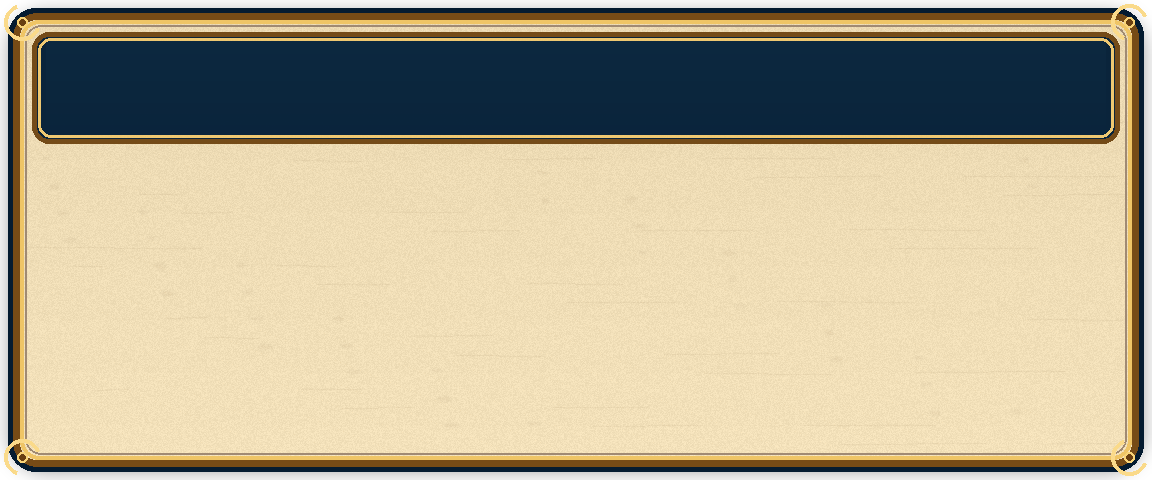
#> input picture tools/source_assets/underwater/fight_a1_floating_card_frame_source.png, 1152 x 480 px
$ python process_fight_a1_floating_card.py
#> lines starting #> are read from the running program, lines starting #| are printed output that depends on the picture
#!/usr/bin/env python3
"""Build the FIGHT-A1 authored floating-card frame deterministically.

The source and product contain no text or dynamic values. The existing Godot
draw pass remains responsible for fish name, rarity, estimate/reaction and the
action sentence.
"""

from __future__ import annotations

import argparse
import os
import random
import tempfile
from pathlib import Path

from PIL import Image, ImageDraw, ImageFilter


ROOT = Path(__file__).resolve().parents[1]
SOURCE = ROOT / "tools/source_assets/underwater/fight_a1_floating_card_frame_source.png"
OUTPUT = ROOT / "assets/showcase/underwater/fight_floating_card_frame.png"
SOURCE_SIZE = (1152, 480)
OUTPUT_SIZE = (288, 120)


def _same_decoded_image(path: Path, candidate: Image.Image) -> bool:
    if not path.is_file():
        return False
    try:
        with Image.open(path) as existing:
            existing.load()
            return (
                existing.mode == candidate.mode
                and existing.size == candidate.size
                and existing.tobytes() == candidate.tobytes()
            )
    except (OSError, ValueError):
        return False


def _save_if_pixels_changed(candidate: Image.Image, output_path: Path) -> bool:
    candidate.load()
    output_path.parent.mkdir(parents=True, exist_ok=True)
    if _same_decoded_image(output_path, candidate):
        print(f"preserved pixel-identical {output_path}")
        return False

    temporary_path: Path | None = None
    try:
        with tempfile.NamedTemporaryFile(
            dir=output_path.parent,
            prefix=f".{output_path.stem}.",
            suffix=output_path.suffix,
            delete=False,
        ) as temporary_file:
            temporary_path = Path(temporary_file.name)
        candidate.save(temporary_path, format="PNG", optimize=False, compress_level=9)
        os.replace(temporary_path, output_path)
        temporary_path = None
    finally:
        if temporary_path is not None:
            temporary_path.unlink(missing_ok=True)
    print(f"updated {output_path}")
    return True


# [80 lines left out: functions _paper_texture, build_authored_source, not called in this run]


def process(source_path: Path = SOURCE, output_path: Path = OUTPUT) -> Image.Image:
    if not source_path.is_file():
        raise FileNotFoundError(f"FIGHT-A1 source is missing: {source_path}")
    with Image.open(source_path) as source_image:
#> source_image is the input picture: PIL image 1152x480 RGBA; mean R, G, B, A 170.4, 160.3, 133.8, 242.9
        source_image.load()
        if source_image.mode != "RGBA" or source_image.size != SOURCE_SIZE:
            raise ValueError(
                f"FIGHT-A1 source must be RGBA {SOURCE_SIZE}, got {source_image.mode} {source_image.size}"
            )
        product = source_image.resize(OUTPUT_SIZE, Image.Resampling.LANCZOS)
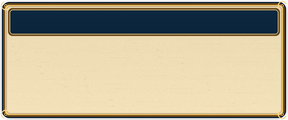
#> product: PIL image 288x120 RGBA; mean R, G, B, A 171.4, 161.2, 134.6, 242.8; transparent parts drawn white
    _save_if_pixels_changed(product, output_path)
    return product


def main() -> None:
    parser = argparse.ArgumentParser()
    parser.add_argument(
        "--create-source",
        action="store_true",
        help="write the deterministic authored source before processing it",
    )
    args = parser.parse_args()
    if args.create_source:
        _save_if_pixels_changed(build_authored_source(), SOURCE)
    process()


if __name__ == "__main__":
    main()
